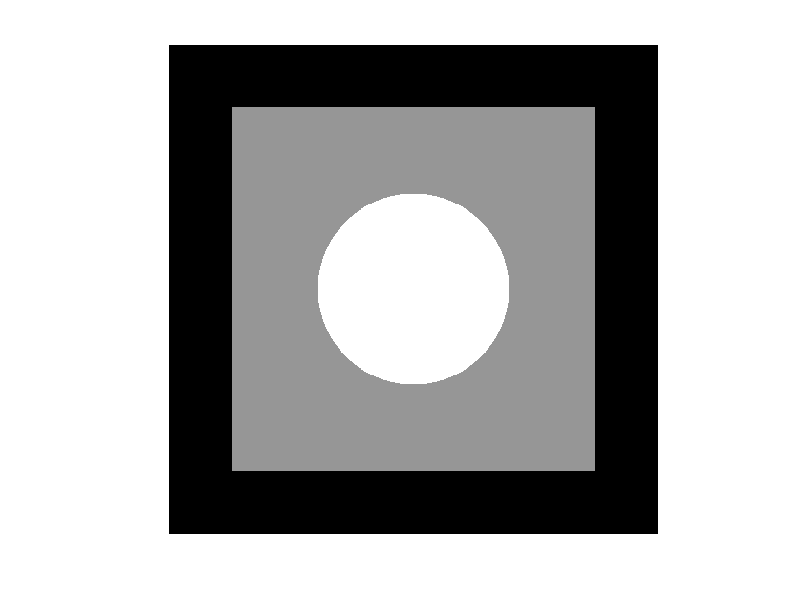

MATLAB code to generate this figure:
% Dimensione dell'immagine
rows = 512;
cols = 512;

% Creare un'immagine nera
mask = zeros(rows, cols);

% Centrare il cerchio
center = [rows / 2, cols / 2];
radius = 100;

% Creare il cerchio bianco al centro
[xx, yy] = ndgrid((1:rows) - center(1), (1:cols) - center(2));
circle_mask = (xx.^2 + yy.^2) < radius^2;
mask(circle_mask) = 0.85; % Bianco per il cerchio

% Creare il quadrato grigio attorno al cerchio
% Aumentare la dimensione del lato del quadrato
square_side = 3.8 * radius;
half_square_side = square_side / 2;
square_mask = abs(xx) <= half_square_side & abs(yy) <= half_square_side;
mask(square_mask & ~circle_mask) = 0.5; % Grigio per il quadrato

% Visualizzare l'immagine
imshow(mask, []);

% Salvare l'immagine in formato .mat
save('quad.mat', 'mask');
